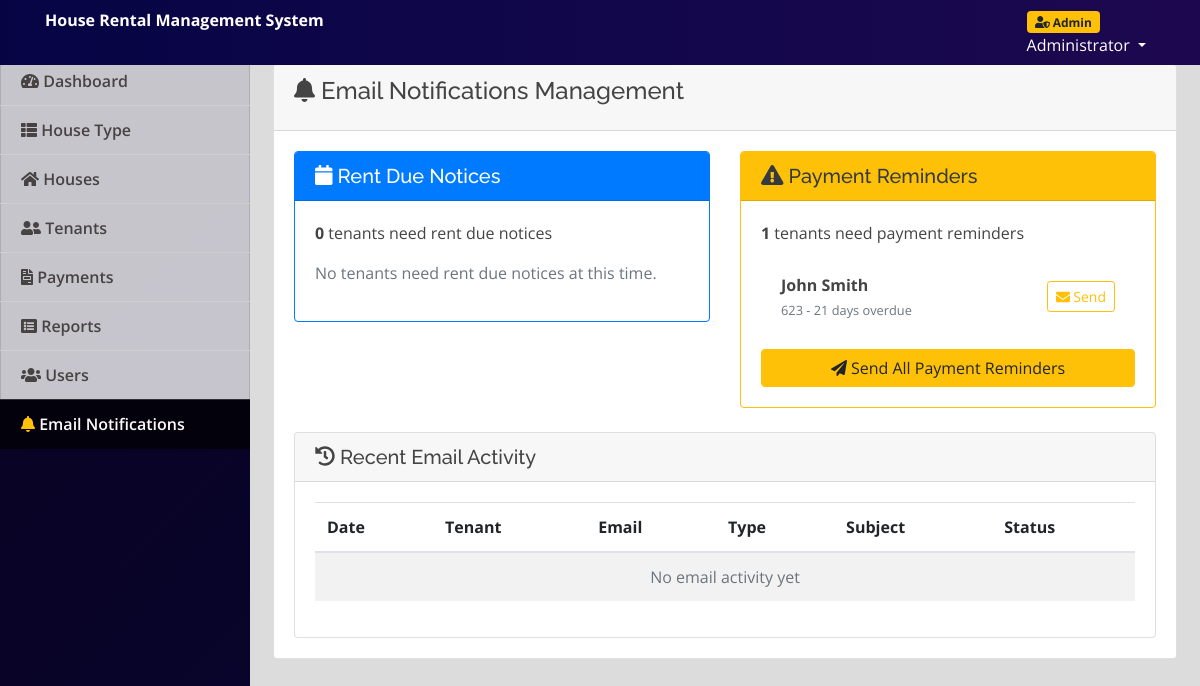
The page /index.php?page=email_notifications (signed in) on the database its author committed.
### tables this page shows
CREATE TABLE `tenants` (
  `id` int(30) NOT NULL,
  `firstname` varchar(100) NOT NULL,
  `middlename` varchar(100) NOT NULL,
  `lastname` varchar(100) NOT NULL,
  `email` varchar(100) NOT NULL,
  `contact` varchar(50) NOT NULL,
  `house_id` int(30) NOT NULL,
  `status` tinyint(1) NOT NULL DEFAULT 1 COMMENT '1 = active, 0= inactive',
  `date_in` date NOT NULL,
  `contract_file` varchar(255) DEFAULT NULL COMMENT 'Path to uploaded contract PDF'
);

CREATE TABLE `houses` (
  `id` int(30) NOT NULL,
  `house_no` varchar(50) NOT NULL,
  `category_id` int(30) NOT NULL,
  `description` text NOT NULL,
  `price` double NOT NULL
);

### email_notifications.php (the view, shortened to what this page needs)
<?php
require_once 'email_class.php';
function getTenantsDueForNotice() {
    global $conn;
    $settings_query = "SELECT rent_due_days_notice FROM system_settings LIMIT 1";
    $settings_result = $conn->query($settings_query);
    if ($settings_result && $settings_result->num_rows > 0) {
        $settings = $settings_result->fetch_assoc();
        $notice_days = $settings['rent_due_days_notice'] ?? 3;
    }
    $tenants = [];
    $tenant_query = "SELECT t.*, h.house_no, h.price
                    FROM tenants t
                    INNER JOIN houses h ON h.id = t.house_id
                    WHERE t.status = 1 AND t.email != ''";
    $tenant_result = $conn->query($tenant_query);
    if ($tenant_result && $tenant_result->num_rows > 0) {
        while ($tenant = $tenant_result->fetch_assoc()) {
            $registration_date = new DateTime($tenant['date_in']);
            $current_date = new DateTime();
            $due_day = $registration_date->format('d');
            $due_date = new DateTime($current_date->format('Y-m-') . $due_day);
            if ($due_date <= $current_date) {
                $due_date->modify('+1 month');
            }
            $days_until_due = $current_date->diff($due_date)->days;
        }
    }
    return $tenants;
}
function getTenantsOverdue() {
    global $conn;
    $settings_query = "SELECT payment_reminder_days FROM system_settings LIMIT 1";
    $settings_result = $conn->query($settings_query);
    $reminder_days = 7;
    if ($settings_result && $settings_result->num_rows > 0) {
        $settings = $settings_result->fetch_assoc();
        $reminder_days = $settings['payment_reminder_days'] ?? 7;
    }
    $tenants = [];
    $tenant_query = "SELECT t.*, h.house_no, h.price
                    FROM tenants t
                    INNER JOIN houses h ON h.id = t.house_id
                    WHERE t.status = 1 AND t.email != ''";
    $tenant_result = $conn->query($tenant_query);
    if ($tenant_result && $tenant_result->num_rows > 0) {
        while ($tenant = $tenant_result->fetch_assoc()) {
            $registration_date = new DateTime($tenant['date_in']);
            $current_date = new DateTime();
            $due_day = $registration_date->format('d');
            $last_due_date = new DateTime($current_date->format('Y-m-') . $due_day);
            $days_overdue = $last_due_date->diff($current_date)->days;
            if ($days_overdue >= $reminder_days) {
                $recent_reminder_query = "SELECT id FROM email_logs
                                         WHERE tenant_id = ?
                                         AND email_type = 'payment_reminder'
                                         AND status = 'sent'
                                         AND sent_date >= DATE_SUB(NOW(), INTERVAL 3 DAY)";
                $stmt = $conn->prepare($recent_reminder_query);
                $stmt->bind_param("i", $tenant['id']);
                $stmt->execute();
                $recent_result = $stmt->get_result();
                if ($recent_result->num_rows == 0) {
                    $tenant['days_overdue'] = $days_overdue;
                    $tenant['last_due_date'] = $last_due_date->format('Y-m-d');
                    $tenants[] = $tenant;
                }
            }
        }
    }
    return $tenants;
}
?>
<div class="container-fluid">
    <div class="row">
        <div class="col-lg-12">
            <div class="card">
                <div class="card-header">
                    <h4 class="card-title">
                        <i class="fa fa-bell"></i> Email Notifications Management
                    </h4>
                </div>
                <div class="card-body">
                    <div class="row mb-4">
                        <div class="col-md-6">
                            <div class="card border-primary">
                                <div class="card-header bg-primary text-white">
                                    <h5 class="mb-0"><i class="fa fa-calendar"></i> Rent Due Notices</h5>
                                </div>
                                <div class="card-body">
                                    <?php
                                    $due_tenants = getTenantsDueForNotice();
                                    ?>
                                    <p><strong><?php echo count($due_tenants); ?></strong> tenants need rent due notices</p>
                                    <?php if (count($due_tenants) > 0): ?>
                                        <ul class="list-group list-group-flush mb-3">
                                            <?php foreach ($due_tenants as $tenant): ?>
                                            <li class="list-group-item d-flex justify-content-between align-items-center">
                                                <span>
                                                    <strong><?php echo $tenant['firstname'] . ' ' . $tenant['lastname']; ?></strong><br>
                                                    <small class="text-muted"><?php echo $tenant['house_no']; ?> - Due in <?php echo $tenant['days_until_due']; ?> days</small>
                                                </span>
                                                <button class="btn btn-sm btn-outline-primary send-individual-notice"
                                                        data-tenant-id="<?php echo $tenant['id']; ?>">
                                                    <i class="fa fa-envelope"></i> Send
                                                </button>
                                            </li>
                                            <?php endforeach; ?>
                                        </ul>
                                        <button class="btn btn-primary btn-block" id="send-all-notices">
                                            <i class="fa fa-paper-plane"></i> Send All Rent Due Notices
                                        </button>
                                    <?php else: ?>
                                        <p class="text-muted">No tenants need rent due notices at this time.</p>
                                    <?php endif; ?>
                                </div>
                            </div>
                        </div>
                        <div class="col-md-6">
                            <div class="card border-warning">
                                <div class="card-header bg-warning text-dark">
                                    <h5 class="mb-0"><i class="fa fa-exclamation-triangle"></i> Payment Reminders</h5>
                                </div>
                                <div class="card-body">
                                    <?php
                                    $overdue_tenants = getTenantsOverdue();
                                    ?>
                                    <p><strong><?php echo count($overdue_tenants); ?></strong> tenants need payment reminders</p>
                                    <?php if (count($overdue_tenants) > 0): ?>
                                        <ul class="list-group list-group-flush mb-3">
                                            <?php foreach ($overdue_tenants as $tenant): ?>
                                            <li class="list-group-item d-flex justify-content-between align-items-center">
                                                <span>
                                                    <strong><?php echo $tenant['firstname'] . ' ' . $tenant['lastname']; ?></strong><br>
                                                    <small class="text-muted"><?php echo $tenant['house_no']; ?> - <?php echo $tenant['days_overdue']; ?> days overdue</small>
                                                </span>
                                                <button class="btn btn-sm btn-outline-warning send-individual-reminder"
                                                        data-tenant-id="<?php echo $tenant['id']; ?>">
                                                    <i class="fa fa-envelope"></i> Send
                                                </button>
                                            </li>
                                            <?php endforeach; ?>
                                        </ul>
                                        <button class="btn btn-warning btn-block" id="send-all-reminders">
                                            <i class="fa fa-paper-plane"></i> Send All Payment Reminders
                                        </button>
                                    <?php else: ?>
                                        <p class="text-muted">No tenants need payment reminders at this time.</p>
                                    <?php endif; ?>
                                </div>
                            </div>
                        </div>
                    </div>
                    <div class="card">
                        <div class="card-header">
                            <h5 class="mb-0"><i class="fa fa-history"></i> Recent Email Activity</h5>
                        </div>
                        <div class="card-body">
                            <div class="table-responsive">
                                <table class="table table-striped">
                                    <thead>
                                        <tr>
                                            <th>Date</th>
                                            <th>Tenant</th>
                                            <th>Email</th>
                                            <th>Type</th>
                                            <th>Subject</th>
                                            <th>Status</th>
                                        </tr>
                                    </thead>
                                    <tbody>
                                        <?php
                                        $logs_query = "SELECT el.*, CONCAT(t.firstname, ' ', t.lastname) as tenant_name
                                                      FROM email_logs el
                                                      LEFT JOIN tenants t ON t.id = el.tenant_id
                                                      ORDER BY el.created_date DESC
                                                      LIMIT 20";
                                        $logs_result = $conn->query($logs_query);
                                        if ($logs_result && $logs_result->num_rows > 0):
                                            while ($log = $logs_result->fetch_assoc()):
                                        ?>
                                        <tr>
                                            <td><?php echo date('M d, Y H:i', strtotime($log['created_date'])); ?></td>
                                            <td><?php echo $log['tenant_name'] ?? 'N/A'; ?></td>
                                            <td><?php echo $log['email_to']; ?></td>
                                            <td>
                                                <span class="badge badge-<?php
                                                    echo $log['email_type'] == 'rent_due' ? 'primary' :
                                                        ($log['email_type'] == 'payment_reminder' ? 'warning' : 'success')
                                                ?>">
                                                    <?php echo ucwords(str_replace('_', ' ', $log['email_type'])); ?>
                                                </span>
                                            </td>
                                            <td><?php echo htmlspecialchars($log['email_subject']); ?></td>
                                            <td>
                                                <span class="badge badge-<?php
                                                    echo $log['status'] == 'sent' ? 'success' :
                                                        ($log['status'] == 'failed' ? 'danger' : 'secondary')
                                                ?>">
                                                    <?php echo ucfirst($log['status']); ?>
                                                </span>
                                            </td>
                                        </tr>
                                        <?php
                                            endwhile;
                                        else:
                                        ?>
                                        <tr>
                                            <td colspan="6" class="text-center text-muted">No email activity yet</td>
                                        </tr>
                                        <?php endif; ?>
                                    </tbody>
                                </table>
                            </div>
                        </div>
                    </div>
                </div>
            </div>
        </div>
    </div>
</div>

### assets/css/style.css (style rules this page uses)
body { font-family: "Open Sans", sans-serif; color: #444444; width: 100%; height: calc(100%); }
h1, h2, h3, h4, h5, h6 { font-family: "Raleway", sans-serif; }
.align-items-center { align-items: center !important; }

### index.php (style rules this page uses)
body { background: #80808045; }

### rows shown on the page
tenants: firstname "John", lastname "Smith", house.house_no "623", days_overdue "21"

### other values the page prints
$_SESSION['system']['name'] "House Rental Management System"
$current_role['name'] "Admin"
$_SESSION['login_name'] "Administrator"
count($due_tenants) "0"
count($overdue_tenants) "1"
